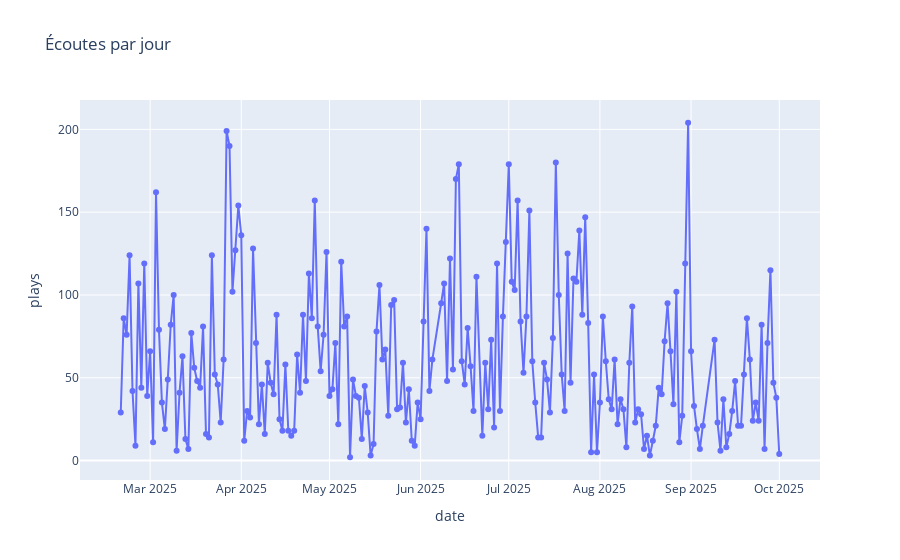

Source (notebook cell):
### Code cell
daily_counts = df.groupby("date").size().reset_index(name="plays")
px.line(daily_counts, x="date", y="plays", title="Écoutes par jour", markers=True)

### Figure 1 — Plotly figure (JSON) as saved in the notebook; plotly's stock layout.template omitted (floating-point values rounded to 4 significant figures; data arrays with more than 128 entries replaced by an {"elided": "..."} marker saying what was removed)
{"data": [{"hovertemplate": "date=%{x}<br>plays=%{y}<extra></extra>", "legendgroup": "", "line": {"color": "#636efa", "dash": "solid"}, "marker": {"symbol": "circle"}, "mode": "lines+markers", "name": "", "orientation": "v", "showlegend": false, "type": "scatter", "x": {"elided": "219 str values"}, "xaxis": "x", "y": {"elided": "219 int values"}, "yaxis": "y"}], "layout": {"legend": {"tracegroupgap": 0}, "title": {"text": "Écoutes par jour"}, "xaxis": {"anchor": "y", "domain": [0, 1], "title": {"text": "date"}}, "yaxis": {"anchor": "x", "domain": [0, 1], "title": {"text": "plays"}}}}
